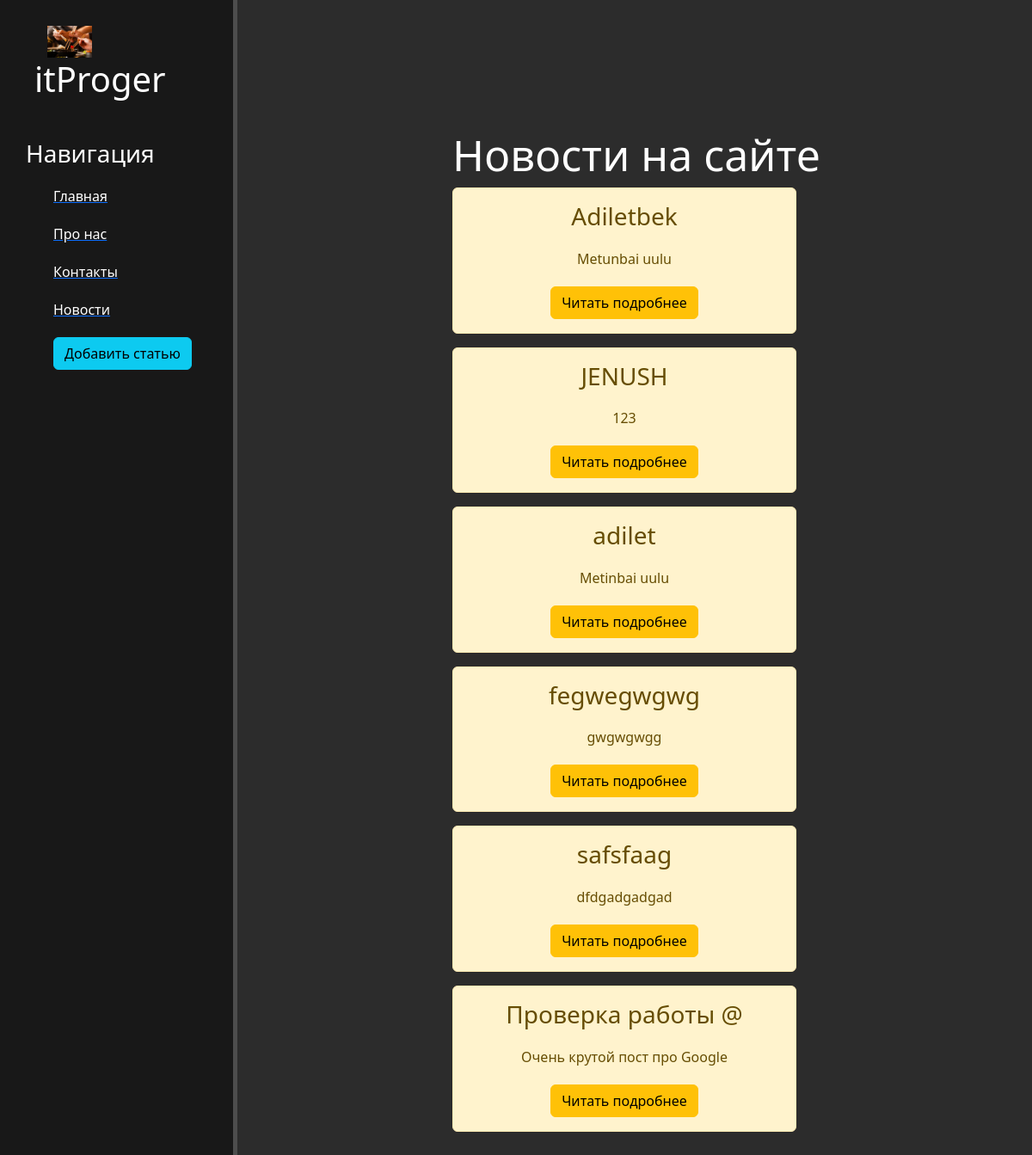
Page /news/ on the committed database.
### news/models.py (models this page shows, shortened)
class Article(models.Model):
    title = models.CharField('Название',max_length=50)
    anons = models.CharField('Анонс',max_length=250)
    full_text = models.TextField('Статья',)
    date = models.DateTimeField('Дата публикации',)
    class Meta:
        verbose_name = 'Новость'
        verbose_name_plural = 'Новости'

### news/views.py (the view)
# urls.py: path('', views.news_home, name='news_home'),
def news_home(request):
    news = Article.objects.order_by('title')
    return render(request, 'news/news_home.html',{'news': news})

### news/templates/news/news_home.html (shortened to what this page needs)
{% extends 'main/layout.html' %}
{% block content %}
    <div class="features">
        <h1>Новости на сайте</h1>
        {% if news %}
        {% for el in news %}
            <div class="alert alert-warning">
                <h3>{{ el.title }}</h3>
                <p>{{ el.anons }}</p>
                <a href="{% url 'news-detail' el.id %}" class="btn btn-warning">Читать подробнее</a>
            </div>
        {% endfor %}
        {% else %}
        <p>У вас нет записей</p>
        {% endif %}
    </div>
{% endblock %}

### main/templates/main/layout.html (shortened to what this page needs)
{% load static %}
<!DOCTYPE html>
<html lang="en">
<head>
    <link rel="stylesheet" href="https://cdn.jsdelivr.net/npm/bootstrap@5.2.2/dist/css/bootstrap.min.css">
    <link rel="stylesheet" href="{% static 'main/css/main.css' %}">
</head>
<body>
    <aside>
        <img src="{% static 'main/img/20.jpg' %}" alt="logo">
        <span class="logo">itProger</span>
        <h3>Навигация</h3>
        <ul>
            <a href="{% url 'home' %}"><li>Главная</li></a>
            <a href="{% url 'about' %}"><li>Про нас</li></a>
            <a href=""><li>Контакты</li></a>
            <a href="{% url 'news_home' %}"><li>Новости</li></a>
            <a href="{% url 'create' %}"><li><button class="btn btn-info">Добавить статью</button></li></a>
        </ul>
    </aside>
    <main>
        {% block content %}
        {% endblock %}
    </main>
</body>
</html>

### main/static/main/css/main.css (style rules this page uses)
body { background:#2c2c2c; }
aside { float: left; background: #181818; width: 23%; padding: 2.5%; height: 400vh; color: #fff; border-right: 5px solid #4d4d4d; }
aside img { width:52px; float: left; margin-left: 25px; }
aside .logo { font-size: 40px; margin-left: 10px; font-weight: blod; position: relative; top:-5px; }
aside h3 { margin-top: 35px; font-size: 28px; }
aside ul { list-style: none }
aside ul li { color: #fff; display: block; margin-top: 20px; transition: transform.6s ease; }
.features { float: left; color: #fff; margin-top: 150px; margin-left: 250px; text-align: center; weight: 150%; }
.features h1 { font-size: 50px }
.features p { max-width: 400px; margin:20px auto }
.alert-warning { float:left; clear:both; width:400px; }

### rows in the picture
Article: title "Adiletbek", anons "Metunbai uulu"
Article: title "JENUSH", anons "123"
Article: title "adilet", anons "Metinbai uulu"
Article: title "fegwegwgwg", anons "gwgwgwgg"
Article: title "safsfaag", anons "dfdgadgadgad"
Article: title "Проверка работы @", anons "Очень крутой пост про Google"
